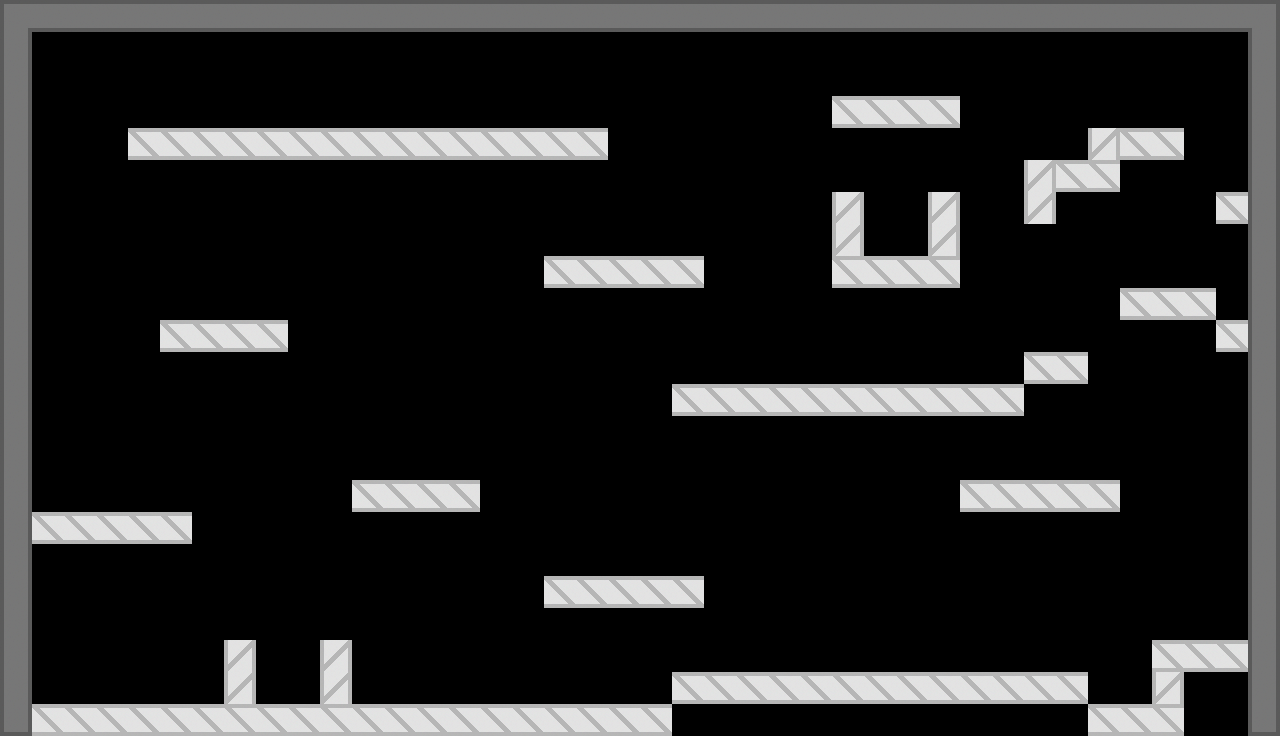

This game map was drawn from its Tiled (.tmx) file and the tilesets committed beside it. A one-line description and the trimmed map source follow:
An orthogonal 40x23 tile map with 32x32 px tiles, 3 tile layers (Semi, Normal, Borders), 3 tilesets and 16 objects (Player1, Player2, Player3, Player5, Player4, ...).

<map version="1.10" tiledversion="1.11.0" orientation="orthogonal" renderorder="right-down" width="40" height="23" tilewidth="32" tileheight="32" infinite="0" nextlayerid="7" nextobjectid="46">
 <tileset firstgid="1" source="Platforms.tsx" />
 <tileset firstgid="10" source="Borders.tsx" />
 <tileset firstgid="19" source="Players.tsx" />
 <layer id="3" name="Semi" width="40" height="23">
  <data>[920 cells, 4 non-empty, 1 distinct tile ids]</data>
 </layer>
 <layer id="1" name="Normal" width="40" height="23">
  <data>[920 cells, 126 non-empty, 1 distinct tile ids]</data>
 </layer>
 <layer id="4" name="Borders" width="40" height="23">
  <data>[920 cells, 84 non-empty, 3 distinct tile ids]</data>
 </layer>
 <objectgroup id="2" name="Objects" visible="0">
  <object id="25" name="Player1" gid="19" x="192" y="704" width="32" height="32" />
  <object id="30" name="Player2" gid="20" x="544" y="704" width="32" height="32" />
  <object id="31" name="Player3" gid="21" x="992" y="704" width="32" height="32" />
  <object id="32" name="Player5" gid="23" x="1184" y="544" width="32" height="32" />
  <object id="33" name="Player4" gid="22" x="768" y="608" width="32" height="32" />
  <object id="34" name="Player6" gid="24" x="224" y="352" width="32" height="32" />
  <object id="35" name="Player7" gid="25" x="640" y="480" width="32" height="32" />
  <object id="36" name="Player8" gid="26" x="384" y="160" width="32" height="32" />
  <object id="37" name="Player9" gid="27" x="672" y="128" width="32" height="32" />
  <object id="38" name="Player10" gid="28" x="864" y="384" width="32" height="32" />
  <object id="39" name="Player11" gid="29" x="960" y="128" width="32" height="32" />
  <object id="40" name="Player12" gid="30" x="1120" y="416" width="32" height="32" />
  <object id="41" name="Player13" gid="31" x="544" y="352" width="32" height="32" />
  <object id="42" name="Player14" gid="32" x="64" y="224" width="32" height="32" />
  <object id="43" name="Player15" gid="33" x="64" y="544" width="32" height="32" />
  <object id="44" name="Player16" gid="34" x="448" y="544" width="32" height="32" />
 </objectgroup>
</map>